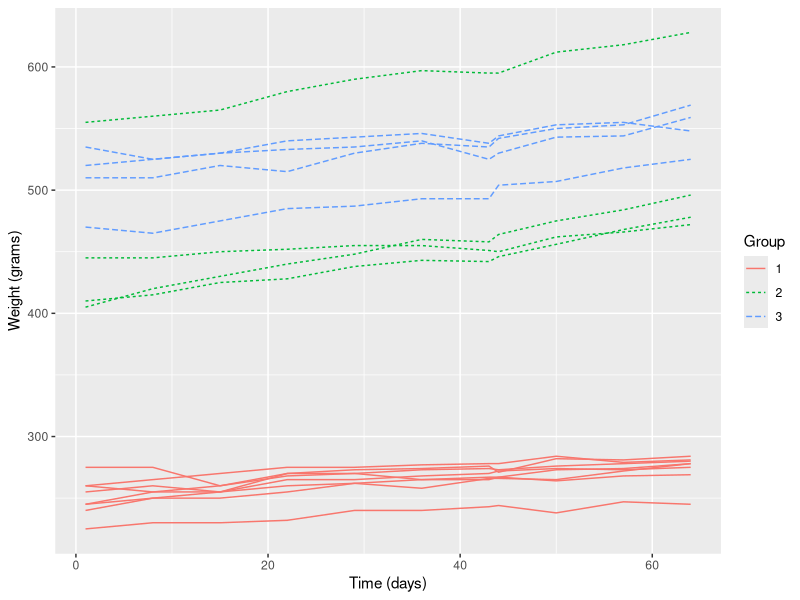
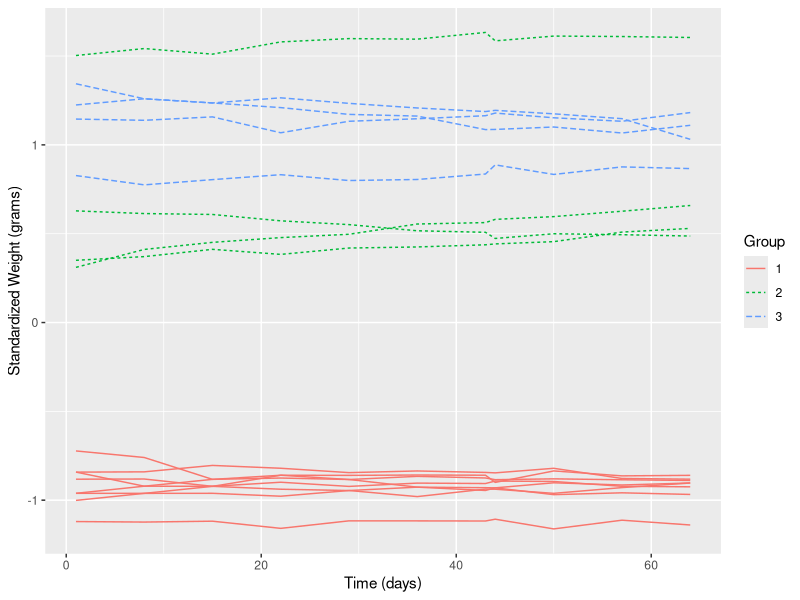
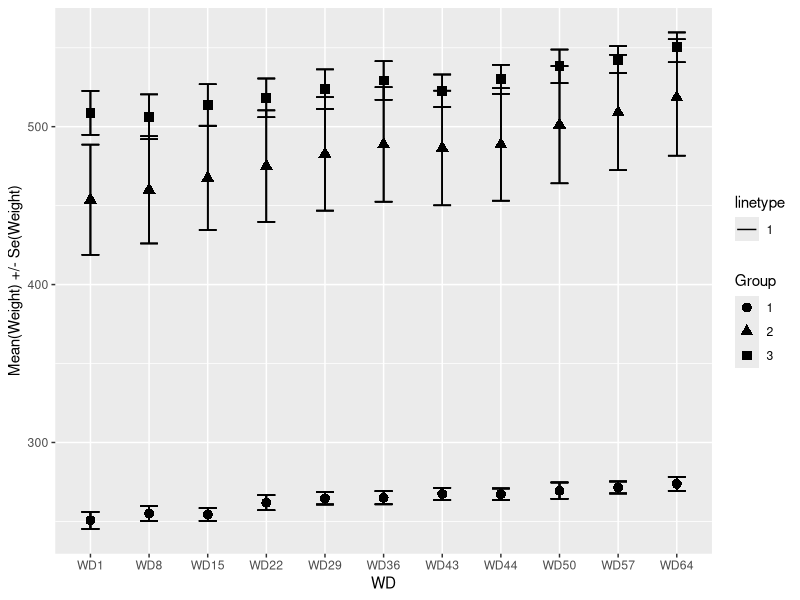
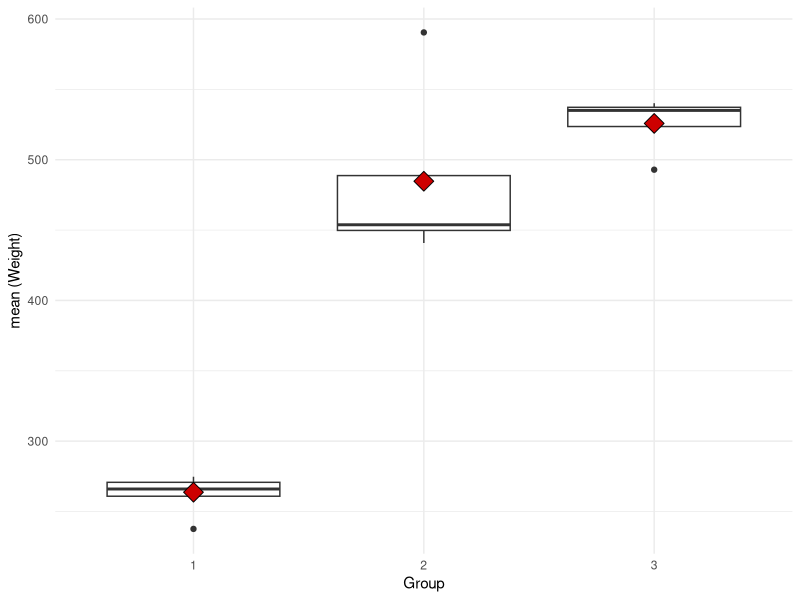
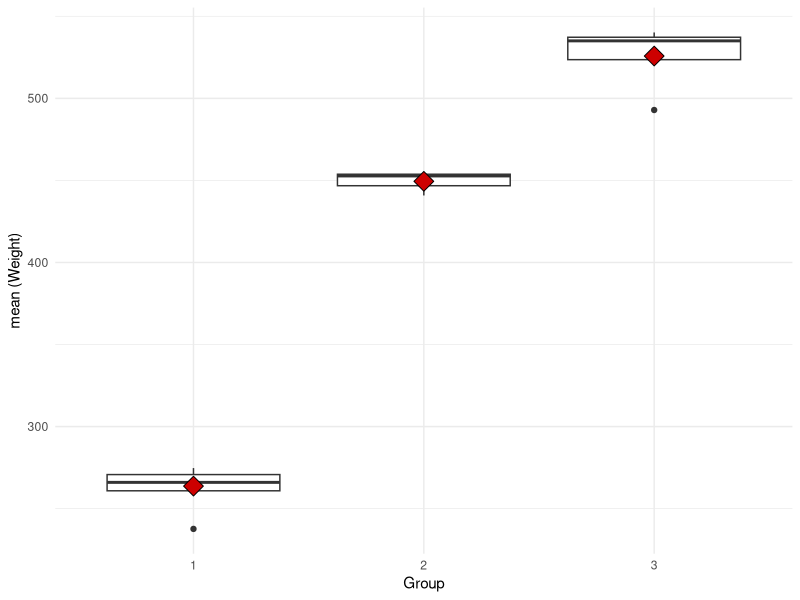
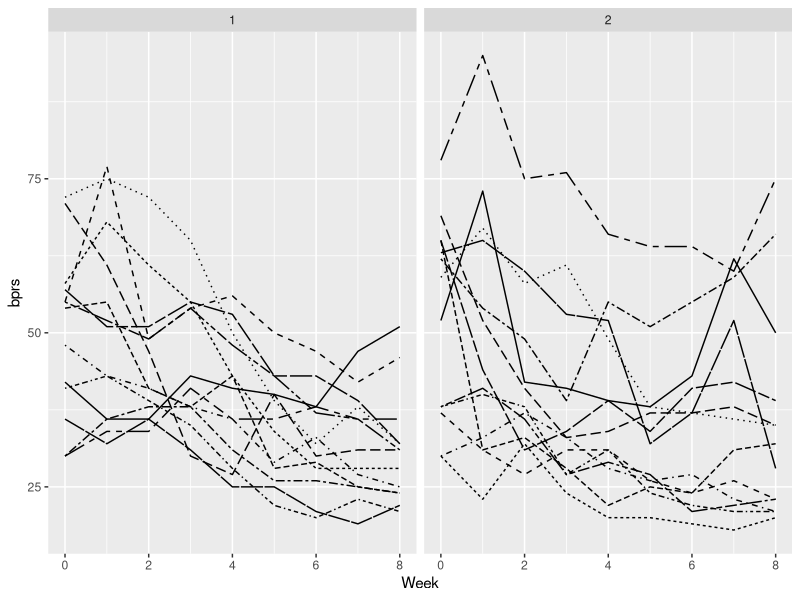
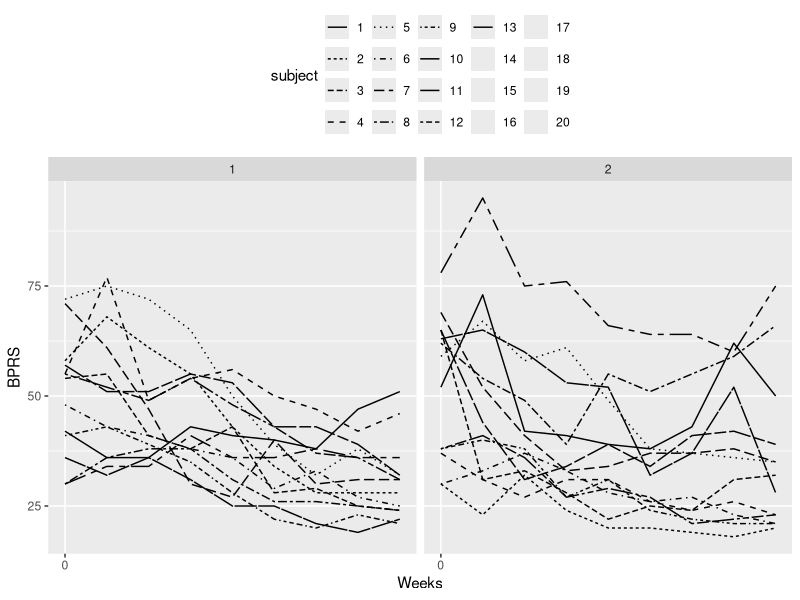
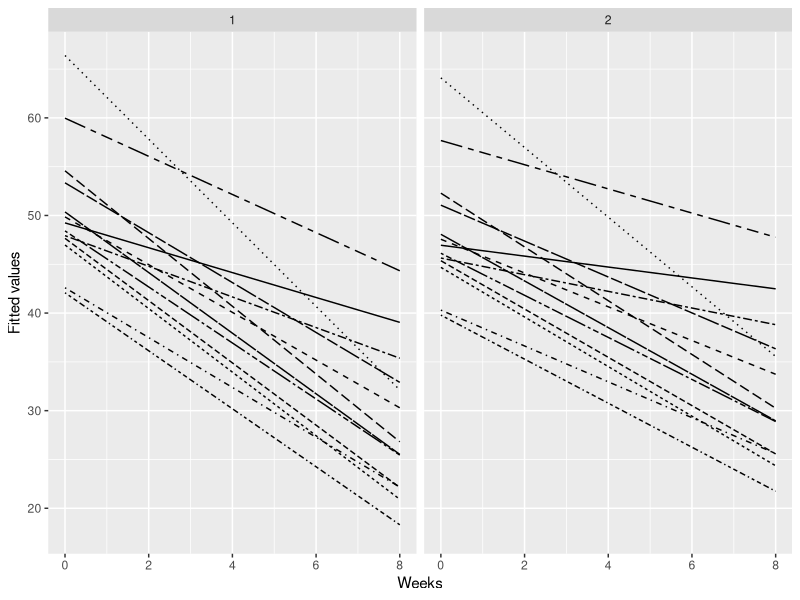

Here is the R script that generated these plots, in order:
## ---- chunk 1

library(tidyverse)

RATS <- read.csv(file = here::here("data", 
                                   "RATS.csv"), 
                 header = TRUE, 
                 row.names = 1) %>%
  
  #' convert categorical variables to factors
  dplyr::mutate(ID = factor(ID), 
                Group = factor(Group)) %>%
  dplyr::glimpse()
## ---- chunk 2
ggplot2::ggplot(RATS, 
       aes(x = Time, 
           y = Weight, 
           color = Group, 
           group = ID)) +
  ggplot2::geom_line(aes(linetype = Group)) +
  ggplot2::scale_x_continuous(name = "Time (days)") +
  ggplot2::scale_y_continuous(name = "Weight (grams)")
## ---- chunk 3
RATS_st <- RATS %>%
  dplyr::group_by(Time) %>%
  dplyr::mutate(Weight_s = (Weight - mean(Weight))/sd(Weight)) %>%
  dplyr::ungroup() %>%
  dplyr::glimpse()
## ---- chunk 4
ggplot2::ggplot(RATS_st, aes(x = Time, 
                            y = Weight_s, 
                            color = Group, 
                            group = ID)) +
  ggplot2::geom_line(aes(linetype = Group)) +
  ggplot2::scale_x_continuous(name = "Time (days)") +
  ggplot2::scale_y_continuous(name = "Standardized Weight (grams)")
## ---- chunk 5
RATS_mod <- RATS_st %>%
  dplyr::group_by(Group, Time) %>%
  dplyr::add_tally() %>%
  dplyr::mutate(WD = factor(WD, levels = unique(WD))) %>%
  dplyr::group_by(Group, WD) %>%
  dplyr::summarise(Mean = mean(Weight), se = sd(Weight)/sqrt(n)) %>%
  dplyr::ungroup()

ggplot2::ggplot(RATS_mod, 
       aes(x = WD, 
           y = Mean, 
           shape = Group)) +
  ggplot2::geom_line() +
  ggplot2::scale_linetype_manual(values = c(1,2)) +
  ggplot2::geom_point(size = 3) +
  ggplot2::geom_errorbar(aes(ymin = Mean - se, 
                    ymax = Mean + se, 
                    linetype="1"), 
                width=0.3) +
  ggplot2::theme(legend.position = "right") +
  ggplot2::scale_y_continuous(name = "Mean(Weight) +/- Se(Weight)")
## ---- chunk 6
RATS_mod.2 <- RATS_st %>%
  dplyr::filter(Time > 0) %>%
  dplyr::group_by(Group, ID) %>%
  dplyr::summarise(Mean=mean(Weight) ) %>%
  dplyr::ungroup()

ggplot2::ggplot(RATS_mod.2, 
       aes(x = Group, 
           y = Mean)) +
  ggplot2::geom_boxplot() +
  ggplot2::stat_summary(fun = "mean", 
                        geom = "point", 
                        shape = 23, 
                        size = 5, 
                        fill = "red3") +
  ggplot2::theme_minimal() +
  ggplot2::scale_y_continuous(name = "mean (Weight)")


## ---- chunk 7
summary(RATS_mod.2) # 550 would do it 

RATS_mod.3 <- RATS_mod.2 %>% 
  dplyr::filter(Mean < 550)

ggplot2::ggplot(RATS_mod.3, 
       aes(x = Group, 
           y = Mean)) +
  ggplot2::geom_boxplot() +
  ggplot2::stat_summary(fun = "mean", 
                        geom = "point", 
                        shape = 23, 
                        size = 5, 
                        fill = "red3") +
  ggplot2::theme_minimal() +
  ggplot2::scale_y_continuous(name = "mean (Weight)")
## ---- chunk 8
lm1 <- stats::lm(Mean ~ Group, 
                 data = RATS_mod.3)
stats::anova(lm1)
## ---- chunk 9
BPRS <- read.csv(file = here::here("data", 
                                   "/BPRS.csv"), 
                                   header = TRUE, 
                                   row.names = 1) %>%
  
  #' convert categorical variables to factors
  dplyr::mutate(treatment = factor(treatment), 
                subject = factor(subject)) %>%
  dplyr::glimpse()
## ---- chunk 10
ggplot2::ggplot(BPRS, 
       aes(x = Week, 
           y = BPRS)) +
  ggplot2::geom_line(aes(linetype = subject)) +
  ggplot2::scale_x_continuous(name = "Week") +
  ggplot2::scale_y_continuous(name = "bprs") +
  ggplot2::facet_grid(. ~ treatment) +
  ggplot2::theme(legend.position = "none")
## ---- chunk 11
BPRS.m1 <- stats::lm(BPRS ~ Week + treatment, 
                    data = BPRS)
base::summary(BPRS.m1)
## ---- chunk 12
BPRS.m2 <- lme4::lmer(BPRS ~ Week + treatment + (1 | subject), 
                     data = BPRS, 
                     REML = F)
base::summary(BPRS.m2)
## ---- chunk 13
BPRS.m3 <- lme4::lmer(BPRS ~ Week + treatment + (Week | subject), 
                     data = BPRS, 
                     REML = FALSE)
base::summary(BPRS.m3)
## ---- chunk 14
stats::anova(BPRS.m3, BPRS.m2)
## ---- chunk 15
BPRS.m4 <- lme4::lmer(BPRS ~ Week + treatment + Week*treatment + (Week | subject), 
                data = BPRS, 
                REML = F)
summary(BPRS.m4)


# ANOVA
stats::anova(BPRS.m4, BPRS.m3)

# Earlier plot
ggplot2::ggplot(BPRS, aes(x = Week, 
                 y = BPRS, 
                 group = subject)) +
  ggplot2::geom_line(aes(linetype = subject)) +
  ggplot2::scale_x_continuous(name = "Weeks", breaks = seq(0, 60, 20)) +
  ggplot2::scale_y_continuous(name = "BPRS") +
  ggplot2::facet_grid(. ~ treatment) +
  ggplot2::theme(legend.position = "top")

# plot with fitted values
Fitted <- stats::fitted(BPRS.m4)

BPRS <- BPRS %>%
  mutate(Fitted)

ggplot2::ggplot(BPRS, aes(x = Week, 
                 y = Fitted, 
                 group = subject)) +
  ggplot2::geom_line(aes(linetype = subject)) +
  ggplot2::scale_x_continuous(name = "Weeks") +
  ggplot2::scale_y_continuous(name = "Fitted values") +
  ggplot2::facet_grid(. ~ treatment) +
  ggplot2::theme(legend.position = "none")
